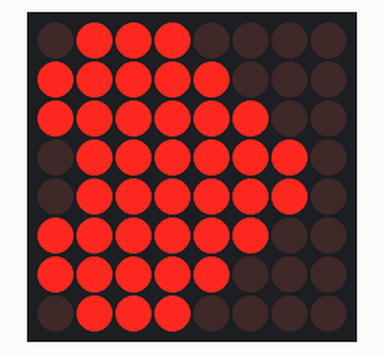
Recording of a sketch running on a simulated Arduino Uno, built with avr-gcc and run on an emulated ATmega328P. Parts: 8×8 LED matrix. Wiring (inferred from the names in the program): MAX7219 LED driver (orientation assumed): data pin 2; clock pin 4; CS pin 3.

Above: at 0.4 s.

The sketch:

LedControl_h.ino
```cpp
// (licence header left out)
#ifndef LedControl_h
#define LedControl_h

#include <avr/pgmspace.h>

#if (ARDUINO >= 100)
#include <Arduino.h>
#else
#include <WProgram.h>
#endif

/*
 * Segments to be switched on for characters and digits on
 * 7-Segment Displays
 */
const static byte charTable [] PROGMEM  = {
    B01111110,B00110000,B01101101,B01111001,B00110011,B01011011,B01011111,B01110000,
    B01111111,B01111011,B01110111,B00011111,B00001101,B00111101,B01001111,B01000111,
    B00000000,B00000000,B00000000,B00000000,B00000000,B00000000,B00000000,B00000000,
    B00000000,B00000000,B00000000,B00000000,B00000000,B00000000,B00000000,B00000000,
    B00000000,B00000000,B00000000,B00000000,B00000000,B00000000,B00000000,B00000000,
    B00000000,B00000000,B00000000,B00000000,B10000000,B00000001,B10000000,B00000000,
    B01111110,B00110000,B01101101,B01111001,B00110011,B01011011,B01011111,B01110000,
    B01111111,B01111011,B00000000,B00000000,B00000000,B00000000,B00000000,B00000000,
    B00000000,B01110111,B00011111,B00001101,B00111101,B01001111,B01000111,B00000000,
    B00110111,B00000000,B00000000,B00000000,B00001110,B00000000,B00000000,B00000000,
    B01100111,B00000000,B00000000,B00000000,B00000000,B00000000,B00000000,B00000000,
    B00000000,B00000000,B00000000,B00000000,B00000000,B00000000,B00000000,B00001000,
    B00000000,B01110111,B00011111,B00001101,B00111101,B01001111,B01000111,B00000000,
    B00110111,B00000000,B00000000,B00000000,B00001110,B00000000,B00010101,B00011101,
    B01100111,B00000000,B00000000,B00000000,B00000000,B00000000,B00000000,B00000000,
    B00000000,B00000000,B00000000,B00000000,B00000000,B00000000,B00000000,B00000000
};

class LedControl {
    private :
        /* The array for shifting the data to the devices */
        byte spidata[16];
        /* Send out a single command to the device */
        void spiTransfer(int addr, byte opcode, byte data);

        /* We keep track of the led-status for all 8 devices in this array */
        byte status[64];
        /* Data is shifted out of this pin*/
        int SPI_MOSI;
        /* The clock is signaled on this pin */
        int SPI_CLK;
        /* This one is driven LOW for chip selectzion */
        int SPI_CS;
        /* The maximum number of devices we use */
        int maxDevices;

    public:
        /*
         * Create a new controler
         * Params :
         * dataPin		pin on the Arduino where data gets shifted out
         * clockPin		pin for the clock
         * csPin		pin for selecting the device
         * numDevices	maximum number of devices that can be controled
         */
        LedControl(int dataPin, int clkPin, int csPin, int numDevices=1);

        /*
         * Gets the number of devices attached to this LedControl.
         * Returns :
         * int	the number of devices on this LedControl
         */
        int getDeviceCount();

        /*
         * Set the shutdown (power saving) mode for the device
         * Params :
         * addr	The address of the display to control
         * status	If true the device goes into power-down mode. Set to false
         *		for normal operation.
         */
        void shutdown(int addr, bool status);

        /*
         * Set the number of digits (or rows) to be displayed.
         * See datasheet for sideeffects of the scanlimit on the brightness
         * of the display.
         * Params :
         * addr	address of the display to control
         * limit	number of digits to be displayed (1..8)
         */
        void setScanLimit(int addr, int limit);

        /*
         * Set the brightness of the display.
         * Params:
         * addr		the address of the display to control
         * intensity	the brightness of the display. (0..15)
         */
        void setIntensity(int addr, int intensity);

        /*
         * Switch all Leds on the display off.
         * Params:
         * addr	address of the display to control
         */
        void clearDisplay(int addr);

        /*
         * Set the status of a single Led.
         * Params :
         * addr	address of the display
         * row	the row of the Led (0..7)
         * col	the column of the Led (0..7)
         * state	If true the led is switched on,
         *		if false it is switched off
         */
        void setLed(int addr, int row, int col, boolean state);

        /*
         * Set all 8 Led's in a row to a new state
         * Params:
         * addr	address of the display
         * row	row which is to be set (0..7)
         * value	each bit set to 1 will light up the
         *		corresponding Led.
         */
        void setRow(int addr, int row, byte value);

        /*
         * Set all 8 Led's in a column to a new state
         * Params:
         * addr	address of the display
         * col	column which is to be set (0..7)
         * value	each bit set to 1 will light up the
         *		corresponding Led.
         */
        void setColumn(int addr, int col, byte value);

        /*
         * Display a hexadecimal digit on a 7-Segment Display
         * Params:
         * addr	address of the display
         * digit	the position of the digit on the display (0..7)
         * value	the value to be displayed. (0x00..0x0F)
         * dp	sets the decimal point.
         */
        void setDigit(int addr, int digit, byte value, boolean dp);

        /*
         * Display a character on a 7-Segment display.
         * There are only a few characters that make sense here :
         *	'0','1','2','3','4','5','6','7','8','9','0',
         *  'A','b','c','d','E','F','H','L','P',
         *  '.','-','_',' '
         * Params:
         * addr	address of the display
         * digit	the position of the character on the display (0..7)
         * value	the character to be displayed.
         * dp	sets the decimal point.
         */
        void setChar(int addr, int digit, char value, boolean dp);
};

#endif	//LedControl.h
```

LEDMa.ino
```cpp
int ANIMDELAY = 100;  // animation delay, deafault value is 100
int INTENSITYMIN = 0; // minimum brightness, valid range [0,15]
int INTENSITYMAX = 8; // maximum brightness, valid range [0,15]

int DIN_PIN = 2;      // data in pin
int CS_PIN = 3;       // load (CS) pin
int CLK_PIN = 4;      // clock pin

// MAX7219 registers
byte MAXREG_DECODEMODE = 0x09;
byte MAXREG_INTENSITY  = 0x0a;
byte MAXREG_SCANLIMIT  = 0x0b;
byte MAXREG_SHUTDOWN   = 0x0c;
byte MAXREG_DISPTEST   = 0x0f;

const unsigned char heart[] =
{
  B01100110,
  B11111111,
  B11111111,
  B11111111,
  B01111110,
  B00111100,
  B00011000,
  B00000000
};


void setup ()
{
  pinMode(DIN_PIN, OUTPUT);
  pinMode(CLK_PIN, OUTPUT);
  pinMode(CS_PIN, OUTPUT);

  // initialization of the MAX7219
  setRegistry(MAXREG_SCANLIMIT, 0x07);
  setRegistry(MAXREG_DECODEMODE, 0x00);  // using an led matrix (not digits)
  setRegistry(MAXREG_SHUTDOWN, 0x01);    // not in shutdown mode
  setRegistry(MAXREG_DISPTEST, 0x00);    // no display test
  setRegistry(MAXREG_INTENSITY, 0x0f & INTENSITYMIN);

  // draw hearth
  setRegistry(1, heart[0]);
  setRegistry(2, heart[1]);
  setRegistry(3, heart[2]);
  setRegistry(4, heart[3]);
  setRegistry(5, heart[4]);
  setRegistry(6, heart[5]);
  setRegistry(7, heart[6]);
  setRegistry(8, heart[7]);
}


void loop ()
{
  // second beat
  setRegistry(MAXREG_INTENSITY, 0x0f & INTENSITYMAX);
  delay(ANIMDELAY);

  // switch off
  setRegistry(MAXREG_INTENSITY, 0x0f & INTENSITYMIN);
  delay(ANIMDELAY);

  // second beat
  setRegistry(MAXREG_INTENSITY, 0x0f & INTENSITYMAX);
  delay(ANIMDELAY);

  // switch off
  setRegistry(MAXREG_INTENSITY, 0x0f & INTENSITYMIN);
  delay(ANIMDELAY*6);
}


void setRegistry(byte reg, byte value)
{
  digitalWrite(CS_PIN, LOW);

  putByte(reg);   // specify register
  putByte(value); // send data

  digitalWrite(CS_PIN, LOW);
  digitalWrite(CS_PIN, HIGH);
}

void putByte(byte data)
{
  byte i = 8;
  byte mask;
  while (i > 0)
  {
    mask = 0x01 << (i - 1);        // get bitmask
    digitalWrite( CLK_PIN, LOW);   // tick
    if (data & mask)               // choose bit
      digitalWrite(DIN_PIN, HIGH); // send 1
    else
      digitalWrite(DIN_PIN, LOW);  // send 0
    digitalWrite(CLK_PIN, HIGH);   // tock
    --i;                           // move to lesser bit
  }
}
```
